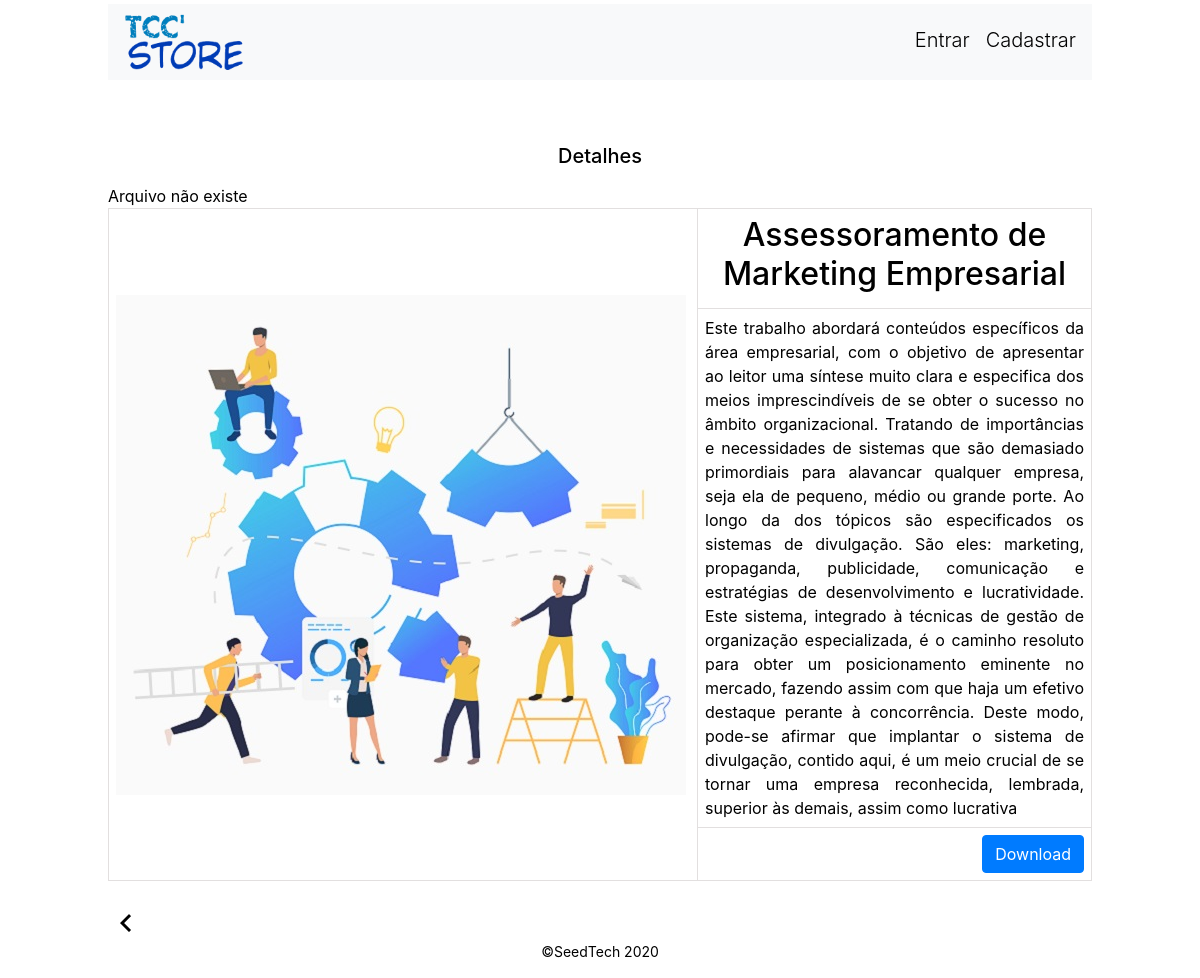
The app's page /detalhe.php?cod=2 with its own data.
### tables this page shows
CREATE TABLE `projeto` (
  `cod_tcc` int(11) NOT NULL,
  `capa` varchar(20) NOT NULL,
  `arquivo` varchar(100) DEFAULT NULL,
  `ano` year(4) DEFAULT NULL,
  `nome` varchar(50) DEFAULT NULL,
  `descricao` text DEFAULT NULL,
  `cod_curso_fk` int(11) DEFAULT NULL,
  `cod_escola_fk` int(11) DEFAULT NULL
);

### detalhe.php (the view, shortened to what this page needs)
<!DOCTYPE html>
<html lang="en">
<head>
    <link rel="stylesheet" href="css/bootstrap.min.css">
    <link rel="stylesheet" href="css/inicio.css">
    <link rel ="stylesheet" type="text/css" href="css/estilo.css">
</head>
<body>
    <?php
        require_once "includes/banco.php";
        require_once "includes/fun.php";
    ?>
    <div class="cover-container d-flex w-100 h-100 p-1 mx-auto flex-column">
        <header class="masthead" style="margin-bottom: 4rem;">
            <div class="inner">
                <div class="navbar navbar-light bg-light">
                    <h3 class="masthead-brand"><a href="index.php"><img src="icones/logo.png" alt="logo tcc store" width="120"></a></h3>
                    <nav class="nav nav-masthead justify-content-center nav">
                        <?php
                        if (empty($_SESSION['user'])) {
                            echo "<a class='nav-link' href= 'user-login.php'> Entrar</a> ";
                            echo "<a class='nav-link' href='user-cadastrar.php'>Cadastrar</a>";
                        }
                        ?>
                    </nav>
                </div>
            </div>
        </header>
        <?php
            $c = $_GET['cod'] ?? 0;
            $busca = $banco->query("select * from projeto where cod_tcc='$c'");
        ?>
        <h5 class="h5 mb-3"> Detalhes</h5>
        <table class="detalhes">
            <?php
               if(!$busca){
                   echo "<tr><td>A busca falhou";
               }else{
                   if($busca->num_rows == 1){
                       $reg = $busca->fetch_object();
                       $t = thumb($reg->capa);
                       $down = tcc($reg->arquivo);
                       echo"<tr><td rowspan='3'><img src='$t'>";
                       echo"<td><h2>$reg->nome</h2>";
                       echo"<tr><td class='desc'>$reg->descricao";
                       echo"<tr><td><a href='$down'style='float: right;' class='btn btn-primary' >Download</a> ";
                   }else{
                       echo"<tr><td> Nenhum registro encontrado";
                   }
               }
            ?>
        </table>
        <br>
        <?php echo voltar() ?>
        <footer class="masterfoot mt-auto">
            <div class="inner">
                <p>
                    &copySeedTech 2020
                </p>
            </div>
        </footer>
    </div>
</body>
</html>

### css/inicio.css (style rules this page uses)
a, a:focus, a:hover { color: #fff; }
html, body { height: 100%; background-color: rgba(255, 255, 255, 0.932); }
body { display: -ms-flexbox; display: flex; color: #000; }
.h5 { text-align: center; }
.cover-container { max-width: 62em; }
.masthead { margin-bottom: 10rem; }
.masthead-brand { margin-bottom: 0; }
.nav-masthead .nav-link { padding: .25rem 0; font-weight: 300; color: #000; background-color: transparent; border-bottom: .25rem solid transparent; }
.nav { font-size: 1.25rem; }
.nav-masthead .nav-link + .nav-link { margin-left: 1rem; }
@media (min-width: 48em) { .masthead-brand { float: left; } }
@media (min-width: 48em) { .nav-masthead { float: right; } }

### css/estilo.css (style rules this page uses)
table.detalhes h2 { text-align: center; }
table.detalhes { width: 100%; }
table.detalhes td { border: 1px solid #e2dfdf; padding: 7px; }
table.detalhes img { padding-right:4px ; }
table.detalhes .desc { text-align: justify; }
footer { font-size: 14px; text-align: center; }

### records on screen
projeto: capa (picture), nome "Assessoramento de Marketing Empresarial", descricao "Este trabalho abordará conteúdos específicos da área empresarial, com o objetivo de apresentar ao leitor uma síntese muito clara e especifica dos meios imprescindíveis de se obter o sucesso no âmbito organizacional. Tratando de importâncias e necessidades de sistemas que são demasiado primordiais para alavancar qualquer empresa, seja ela de pequeno, médio ou grande porte. Ao longo da dos tópicos são especificados os sistemas de divulgação. São eles: marketing, propaganda, publicidade, comunicação e estratégias de desenvolvimento e lucratividade. Este sistema, integrado à técnicas de gestão de organização especializada, é o caminho resoluto para obter um posicionamento eminente no mercado,…"
